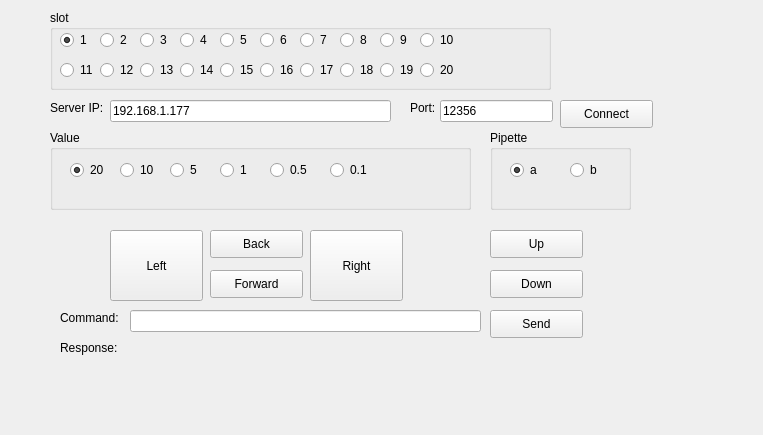
<?xml version="1.0" encoding="UTF-8"?>
<ui version="4.0">
 <class>Form</class>
 <widget class="QWidget" name="Form">
  <property name="geometry">
   <rect>
    <x>0</x>
    <y>0</y>
    <width>763</width>
    <height>435</height>
   </rect>
  </property>
  <property name="windowTitle">
   <string>Form</string>
  </property>
  <widget class="QLabel" name="label">
   <property name="geometry">
    <rect>
     <x>50</x>
     <y>100</y>
     <width>61</width>
     <height>16</height>
    </rect>
   </property>
   <property name="text">
    <string>Server IP:</string>
   </property>
  </widget>
  <widget class="QLineEdit" name="lineEdit">
   <property name="geometry">
    <rect>
     <x>110</x>
     <y>100</y>
     <width>281</width>
     <height>22</height>
    </rect>
   </property>
   <property name="text">
    <string>192.168.1.177</string>
   </property>
  </widget>
  <widget class="QLabel" name="label_2">
   <property name="geometry">
    <rect>
     <x>410</x>
     <y>100</y>
     <width>31</width>
     <height>16</height>
    </rect>
   </property>
   <property name="text">
    <string>Port:</string>
   </property>
  </widget>
  <widget class="QLineEdit" name="lineEdit_2">
   <property name="geometry">
    <rect>
     <x>440</x>
     <y>100</y>
     <width>113</width>
     <height>22</height>
    </rect>
   </property>
   <property name="text">
    <string>12356</string>
   </property>
  </widget>
  <widget class="QPushButton" name="pushButton">
   <property name="geometry">
    <rect>
     <x>560</x>
     <y>100</y>
     <width>93</width>
     <height>28</height>
    </rect>
   </property>
   <property name="text">
    <string>Connect</string>
   </property>
  </widget>
  <widget class="QGroupBox" name="groupBox">
   <property name="geometry">
    <rect>
     <x>50</x>
     <y>130</y>
     <width>421</width>
     <height>80</height>
    </rect>
   </property>
   <property name="title">
    <string>Value</string>
   </property>
   <widget class="QRadioButton" name="radioButton">
    <property name="geometry">
     <rect>
      <x>20</x>
      <y>30</y>
      <width>41</width>
      <height>20</height>
     </rect>
    </property>
    <property name="text">
     <string>20</string>
    </property>
    <property name="checked">
     <bool>true</bool>
    </property>
   </widget>
   <widget class="QRadioButton" name="radioButton_2">
    <property name="geometry">
     <rect>
      <x>70</x>
      <y>30</y>
      <width>41</width>
      <height>20</height>
     </rect>
    </property>
    <property name="text">
     <string>10</string>
    </property>
   </widget>
   <widget class="QRadioButton" name="radioButton_3">
    <property name="geometry">
     <rect>
      <x>120</x>
      <y>30</y>
      <width>31</width>
      <height>20</height>
     </rect>
    </property>
    <property name="text">
     <string>5</string>
    </property>
   </widget>
   <widget class="QRadioButton" name="radioButton_4">
    <property name="geometry">
     <rect>
      <x>170</x>
      <y>30</y>
      <width>41</width>
      <height>20</height>
     </rect>
    </property>
    <property name="text">
     <string>1</string>
    </property>
   </widget>
   <widget class="QRadioButton" name="radioButton_5">
    <property name="geometry">
     <rect>
      <x>220</x>
      <y>30</y>
      <width>51</width>
      <height>20</height>
     </rect>
    </property>
    <property name="text">
     <string>0.5</string>
    </property>
   </widget>
   <widget class="QRadioButton" name="radioButton_6">
    <property name="geometry">
     <rect>
      <x>280</x>
      <y>30</y>
      <width>51</width>
      <height>20</height>
     </rect>
    </property>
    <property name="text">
     <string>0.1</string>
    </property>
   </widget>
  </widget>
  <widget class="QGroupBox" name="groupBox_2">
   <property name="geometry">
    <rect>
     <x>490</x>
     <y>130</y>
     <width>141</width>
     <height>80</height>
    </rect>
   </property>
   <property name="title">
    <string>Pipette</string>
   </property>
   <widget class="QRadioButton" name="radioButton_7">
    <property name="geometry">
     <rect>
      <x>20</x>
      <y>30</y>
      <width>41</width>
      <height>20</height>
     </rect>
    </property>
    <property name="text">
     <string>a</string>
    </property>
    <property name="checked">
     <bool>true</bool>
    </property>
   </widget>
   <widget class="QRadioButton" name="radioButton_8">
    <property name="geometry">
     <rect>
      <x>80</x>
      <y>30</y>
      <width>41</width>
      <height>20</height>
     </rect>
    </property>
    <property name="text">
     <string>b</string>
    </property>
   </widget>
  </widget>
  <widget class="QPushButton" name="pushButton_2">
   <property name="geometry">
    <rect>
     <x>210</x>
     <y>230</y>
     <width>93</width>
     <height>28</height>
    </rect>
   </property>
   <property name="text">
    <string>Back</string>
   </property>
  </widget>
  <widget class="QPushButton" name="pushButton_3">
   <property name="geometry">
    <rect>
     <x>210</x>
     <y>270</y>
     <width>93</width>
     <height>28</height>
    </rect>
   </property>
   <property name="text">
    <string>Forward</string>
   </property>
  </widget>
  <widget class="QPushButton" name="pushButton_4">
   <property name="geometry">
    <rect>
     <x>110</x>
     <y>230</y>
     <width>93</width>
     <height>71</height>
    </rect>
   </property>
   <property name="text">
    <string>Left</string>
   </property>
  </widget>
  <widget class="QPushButton" name="pushButton_5">
   <property name="geometry">
    <rect>
     <x>310</x>
     <y>230</y>
     <width>93</width>
     <height>71</height>
    </rect>
   </property>
   <property name="text">
    <string>Right</string>
   </property>
  </widget>
  <widget class="QPushButton" name="pushButton_6">
   <property name="geometry">
    <rect>
     <x>490</x>
     <y>230</y>
     <width>93</width>
     <height>28</height>
    </rect>
   </property>
   <property name="text">
    <string>Up</string>
   </property>
  </widget>
  <widget class="QPushButton" name="pushButton_7">
   <property name="geometry">
    <rect>
     <x>490</x>
     <y>270</y>
     <width>93</width>
     <height>28</height>
    </rect>
   </property>
   <property name="text">
    <string>Down</string>
   </property>
  </widget>
  <widget class="QLabel" name="label_3">
   <property name="geometry">
    <rect>
     <x>60</x>
     <y>310</y>
     <width>71</width>
     <height>16</height>
    </rect>
   </property>
   <property name="text">
    <string>Command:</string>
   </property>
  </widget>
  <widget class="QLineEdit" name="lineEdit_3">
   <property name="geometry">
    <rect>
     <x>130</x>
     <y>310</y>
     <width>351</width>
     <height>22</height>
    </rect>
   </property>
  </widget>
  <widget class="QPushButton" name="pushButton_8">
   <property name="geometry">
    <rect>
     <x>490</x>
     <y>310</y>
     <width>93</width>
     <height>28</height>
    </rect>
   </property>
   <property name="text">
    <string>Send</string>
   </property>
  </widget>
  <widget class="QLabel" name="label_4">
   <property name="geometry">
    <rect>
     <x>60</x>
     <y>340</y>
     <width>61</width>
     <height>16</height>
    </rect>
   </property>
   <property name="text">
    <string>Response:</string>
   </property>
  </widget>
  <widget class="QLabel" name="label_5">
   <property name="geometry">
    <rect>
     <x>130</x>
     <y>340</y>
     <width>461</width>
     <height>81</height>
    </rect>
   </property>
   <property name="text">
    <string/>
   </property>
   <property name="wordWrap">
    <bool>true</bool>
   </property>
  </widget>
  <widget class="QGroupBox" name="groupBox_3">
   <property name="geometry">
    <rect>
     <x>50</x>
     <y>10</y>
     <width>501</width>
     <height>80</height>
    </rect>
   </property>
   <property name="title">
    <string>slot</string>
   </property>
   <widget class="QRadioButton" name="radioButton_9">
    <property name="geometry">
     <rect>
      <x>10</x>
      <y>20</y>
      <width>31</width>
      <height>20</height>
     </rect>
    </property>
    <property name="text">
     <string>1</string>
    </property>
    <property name="checked">
     <bool>true</bool>
    </property>
   </widget>
   <widget class="QRadioButton" name="radioButton_10">
    <property name="geometry">
     <rect>
      <x>50</x>
      <y>20</y>
      <width>31</width>
      <height>20</height>
     </rect>
    </property>
    <property name="text">
     <string>2</string>
    </property>
   </widget>
   <widget class="QRadioButton" name="radioButton_11">
    <property name="geometry">
     <rect>
      <x>90</x>
      <y>20</y>
      <width>31</width>
      <height>20</height>
     </rect>
    </property>
    <property name="text">
     <string>3</string>
    </property>
   </widget>
   <widget class="QRadioButton" name="radioButton_12">
    <property name="geometry">
     <rect>
      <x>130</x>
      <y>20</y>
      <width>31</width>
      <height>20</height>
     </rect>
    </property>
    <property name="text">
     <string>4</string>
    </property>
   </widget>
   <widget class="QRadioButton" name="radioButton_13">
    <property name="geometry">
     <rect>
      <x>170</x>
      <y>20</y>
      <width>31</width>
      <height>20</height>
     </rect>
    </property>
    <property name="text">
     <string>5</string>
    </property>
   </widget>
   <widget class="QRadioButton" name="radioButton_14">
    <property name="geometry">
     <rect>
      <x>210</x>
      <y>20</y>
      <width>31</width>
      <height>20</height>
     </rect>
    </property>
    <property name="text">
     <string>6</string>
    </property>
   </widget>
   <widget class="QRadioButton" name="radioButton_15">
    <property name="geometry">
     <rect>
      <x>250</x>
      <y>20</y>
      <width>31</width>
      <height>20</height>
     </rect>
    </property>
    <property name="text">
     <string>7</string>
    </property>
   </widget>
   <widget class="QRadioButton" name="radioButton_16">
    <property name="geometry">
     <rect>
      <x>290</x>
      <y>20</y>
      <width>31</width>
      <height>20</height>
     </rect>
    </property>
    <property name="text">
     <string>8</string>
    </property>
   </widget>
   <widget class="QRadioButton" name="radioButton_17">
    <property name="geometry">
     <rect>
      <x>330</x>
      <y>20</y>
      <width>31</width>
      <height>20</height>
     </rect>
    </property>
    <property name="text">
     <string>9</string>
    </property>
   </widget>
   <widget class="QRadioButton" name="radioButton_18">
    <property name="geometry">
     <rect>
      <x>370</x>
      <y>20</y>
      <width>41</width>
      <height>20</height>
     </rect>
    </property>
    <property name="text">
     <string>10</string>
    </property>
   </widget>
   <widget class="QRadioButton" name="radioButton_19">
    <property name="geometry">
     <rect>
      <x>10</x>
      <y>50</y>
      <width>41</width>
      <height>20</height>
     </rect>
    </property>
    <property name="text">
     <string>11</string>
    </property>
   </widget>
   <widget class="QRadioButton" name="radioButton_20">
    <property name="geometry">
     <rect>
      <x>50</x>
      <y>50</y>
      <width>41</width>
      <height>20</height>
     </rect>
    </property>
    <property name="text">
     <string>12</string>
    </property>
   </widget>
   <widget class="QRadioButton" name="radioButton_21">
    <property name="geometry">
     <rect>
      <x>90</x>
      <y>50</y>
      <width>41</width>
      <height>20</height>
     </rect>
    </property>
    <property name="text">
     <string>13</string>
    </property>
   </widget>
   <widget class="QRadioButton" name="radioButton_22">
    <property name="geometry">
     <rect>
      <x>130</x>
      <y>50</y>
      <width>41</width>
      <height>20</height>
     </rect>
    </property>
    <property name="text">
     <string>14</string>
    </property>
   </widget>
   <widget class="QRadioButton" name="radioButton_23">
    <property name="geometry">
     <rect>
      <x>170</x>
      <y>50</y>
      <width>41</width>
      <height>20</height>
     </rect>
    </property>
    <property name="text">
     <string>15</string>
    </property>
   </widget>
   <widget class="QRadioButton" name="radioButton_24">
    <property name="geometry">
     <rect>
      <x>210</x>
      <y>50</y>
      <width>41</width>
      <height>20</height>
     </rect>
    </property>
    <property name="text">
     <string>16</string>
    </property>
   </widget>
   <widget class="QRadioButton" name="radioButton_25">
    <property name="geometry">
     <rect>
      <x>250</x>
      <y>50</y>
      <width>41</width>
      <height>20</height>
     </rect>
    </property>
    <property name="text">
     <string>17</string>
    </property>
   </widget>
   <widget class="QRadioButton" name="radioButton_26">
    <property name="geometry">
     <rect>
      <x>290</x>
      <y>50</y>
      <width>41</width>
      <height>20</height>
     </rect>
    </property>
    <property name="text">
     <string>18</string>
    </property>
   </widget>
   <widget class="QRadioButton" name="radioButton_27">
    <property name="geometry">
     <rect>
      <x>330</x>
      <y>50</y>
      <width>41</width>
      <height>20</height>
     </rect>
    </property>
    <property name="text">
     <string>19</string>
    </property>
   </widget>
   <widget class="QRadioButton" name="radioButton_28">
    <property name="geometry">
     <rect>
      <x>370</x>
      <y>50</y>
      <width>41</width>
      <height>20</height>
     </rect>
    </property>
    <property name="text">
     <string>20</string>
    </property>
   </widget>
  </widget>
 </widget>
 <resources/>
 <connections/>
</ui>
